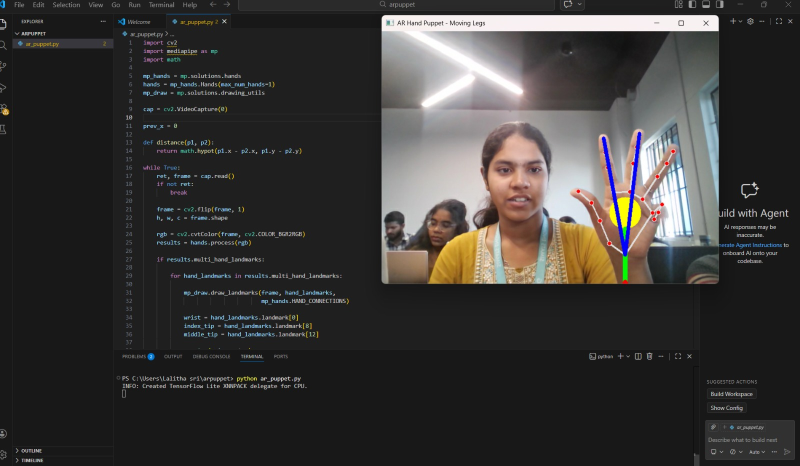
#> input picture Activities/activity_puppet.jpeg, 1600 x 931 px (shown at 1/2 size)
$ jupyter execute Activity_4.ipynb
#> lines starting #> are read from the running program, lines starting #| are printed output that depends on the picture
<a href="https://colab.research.google.com/github/hasini031/DSA0216-CV/blob/main/Activity_4.ipynb" target="_parent"></a>

[cell 1]
import cv2
import numpy as np
import matplotlib.pyplot as plt
from google.colab import files

uploaded = files.upload()
#> the answer given: activity_puppet.jpeg

image_name = list(uploaded.keys())[0]

img = cv2.imread(image_name)
#> img is the input picture: shape (931, 1600, 3); mean B, G, R 55, 56.6, 58.5
img = cv2.cvtColor(img, cv2.COLOR_BGR2RGB)

level0 = img
level1 = cv2.pyrDown(level0)
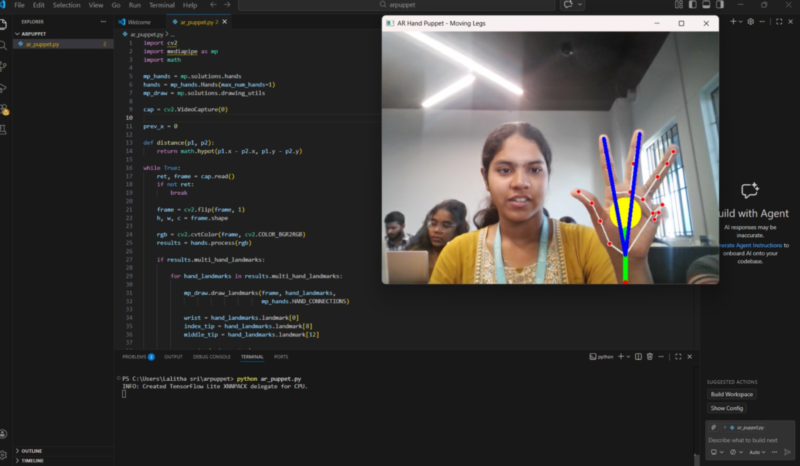
#> level1: shape (466, 800, 3); mean R, G, B 58.5, 56.6, 55
level2 = cv2.pyrDown(level1)
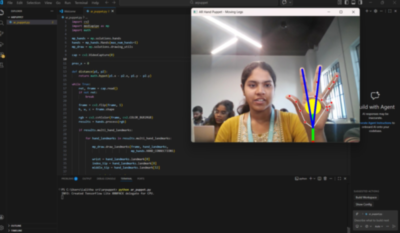
#> level2: shape (233, 400, 3); mean R, G, B 58.5, 56.6, 55
level3 = cv2.pyrDown(level2)
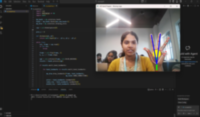
#> level3: shape (117, 200, 3); mean R, G, B 58.4, 56.6, 55


edges0 = cv2.Canny(cv2.cvtColor(level0, cv2.COLOR_RGB2GRAY),100,200)
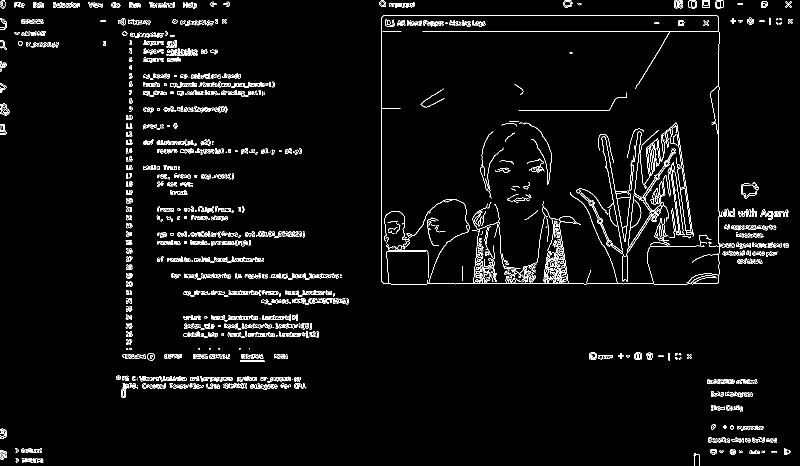
#> edges0: shape (931, 1600) (shown at 1/2 size); 3.4% white in thin lines or dots
edges1 = cv2.Canny(cv2.cvtColor(level1, cv2.COLOR_RGB2GRAY),100,200)
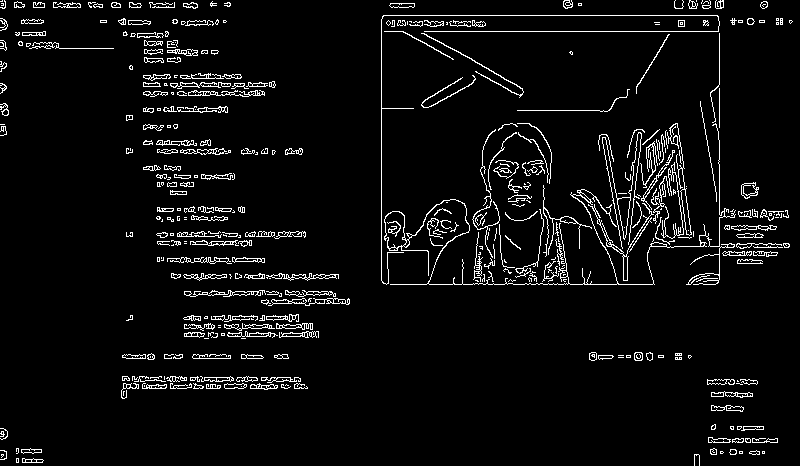
#> edges1: shape (466, 800); 5.1% white in thin lines or dots
edges2 = cv2.Canny(cv2.cvtColor(level2, cv2.COLOR_RGB2GRAY),100,200)
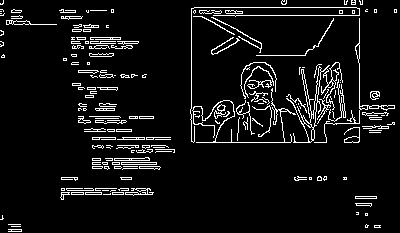
#> edges2: shape (233, 400); 7% white in thin lines or dots
edges3 = cv2.Canny(cv2.cvtColor(level3, cv2.COLOR_RGB2GRAY),100,200)
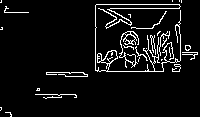
#> edges3: shape (117, 200); 6.6% white in thin lines or dots

plt.figure(figsize=(12,10))

plt.subplot(4,2,1)
plt.imshow(level0)
plt.title("Level 0 - Original")
plt.axis("off")

plt.subplot(4,2,2)
plt.imshow(edges0, cmap='gray')
plt.title("Edges - Level 0")
plt.axis("off")

plt.subplot(4,2,3)
plt.imshow(level1)
plt.title("Level 1 - Half Size")
plt.axis("off")

plt.subplot(4,2,4)
plt.imshow(edges1, cmap='gray')
plt.title("Edges - Level 1")
plt.axis("off")

plt.subplot(4,2,5)
plt.imshow(level2)
plt.title("Level 2 - Quarter Size")
plt.axis("off")

plt.subplot(4,2,6)
plt.imshow(edges2, cmap='gray')
plt.title("Edges - Level 2")
plt.axis("off")

plt.subplot(4,2,7)
plt.imshow(level3)
plt.title("Level 3 - One-Eighth Size")
plt.axis("off")

plt.subplot(4,2,8)
plt.imshow(edges3, cmap='gray')
plt.title("Edges - Level 3")
plt.axis("off")

plt.tight_layout()
plt.show()
